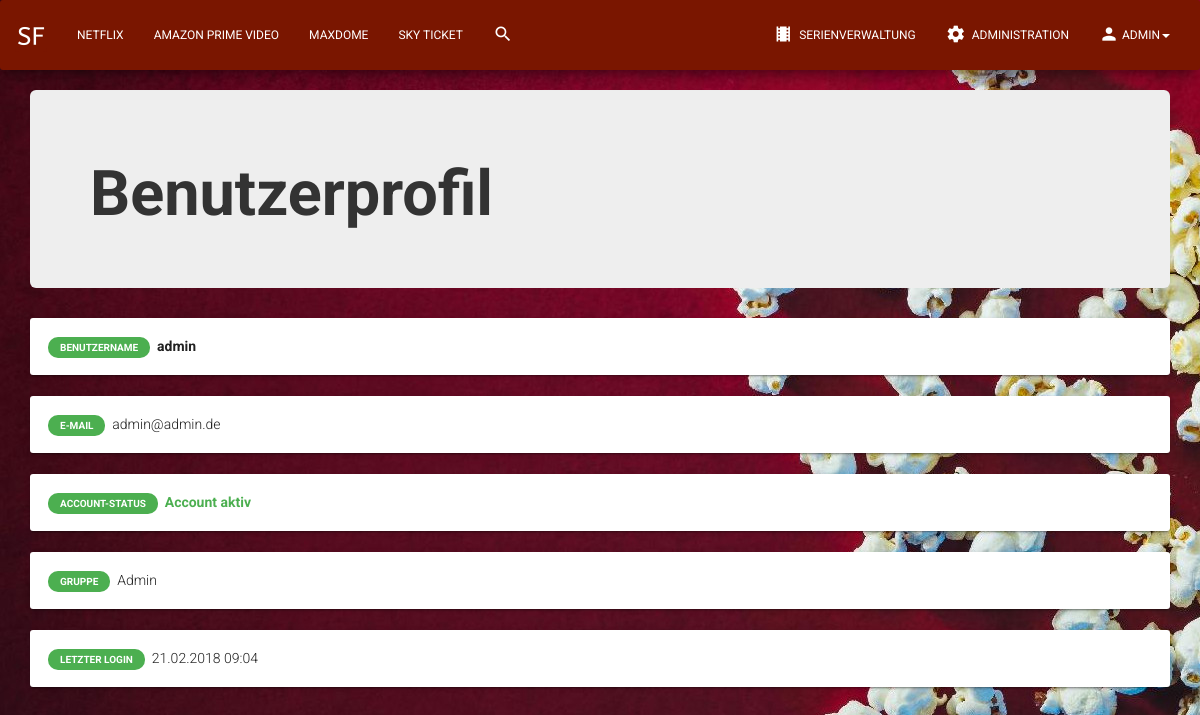
Screenshot of /?p=profile&id=8 (signed in) with the database file from the repository.
### tables this page shows
CREATE TABLE `streaming_services` (
  `id` int(8) NOT NULL,
  `name` varchar(32) NOT NULL,
  `website_link` varchar(64) NOT NULL,
  `price_string` varchar(64) NOT NULL
);

CREATE TABLE `users` (
  `id` int(8) NOT NULL,
  `username` varchar(16) NOT NULL,
  `pw` varchar(64) NOT NULL,
  `email` varchar(32) NOT NULL,
  `account_status` int(8) NOT NULL,
  `group_id` int(8) NOT NULL,
  `last_login` varchar(32) NOT NULL
);

CREATE TABLE `groups` (
  `id` int(8) NOT NULL,
  `name` varchar(16) NOT NULL,
  `perm_level` int(8) NOT NULL
);

### pages/profile.php (the view, shortened to what this page needs)
<div class="jumbotron">
    <h1><strong>Benutzerprofil</strong></h1>
</div>
<div class="card">
    <div class="card-body">
        <label class="label label-success">Benutzername</label>&nbsp;
        <b><?php echo $user['username']; ?></b>
    </div>
</div>
<br><br>
<div class="card">
    <div class="card-body">
        <label class="label label-success">e-Mail</label>&nbsp;
        <?php echo $user['email']; ?>
    </div>
</div>
<br><br>
<div class="card">
    <div class="card-body">
        <label class="label label-success">Account-Status</label>&nbsp;
        <?php echo get_account_status($user['account_status']); ?>
    </div>
</div>
<br><br>
<div class="card">
    <div class="card-body">
        <label class="label label-success">Gruppe</label>&nbsp;
        <?php echo $group['name']; ?>
    </div>
</div>
<br><br>
<div class="card">
    <div class="card-body">
        <label class="label label-success">Letzter Login</label>&nbsp;
        <?php echo get_date($user['last_login']); ?>
    </div>
</div>

### pages/header.php (shortened to what this page needs)
<nav class="navbar navbar-custom" role="navigation">
    <div class="container-fluid">
        <div class="navbar-header">
            <a class="navbar-brand" href="index.php">
                <img src="./images/nav_icon.png" width="32px" height="32px">
            </a>
        </div>
        <div class="collapse navbar-collapse" id="bs-example-navbar-collapse-1">
            <ul class="nav navbar-nav">
                <?php
                    if(isset($_SESSION['user']))
                    {
                        $streaming_services = get_streaming_services();
                        while($service = $streaming_services->fetch_assoc())
                        {
                            ?>
                                <li><a href="?p=service&amp;id=<?php echo $service['id']; ?>"><?php echo $service['name']; ?></a></li>
                            <?php
                        }
                        ?>
                            <li><a href="?p=search"><i class="material-icons">search</i></a></li>
                        <?php
                    }
                ?>
            </ul>
            <ul class="nav navbar-nav navbar-right">
                <?php
                    if(isset($_SESSION['user']))
                    {
                        $user = get_user('username', $_SESSION['user']);
                        $group = get_group('id', $user['group_id']);
                        if($group['perm_level'] < 3) {
                            ?>
                                <li><a href="?p=verwaltung"><i class="material-icons">local_movies</i>&nbsp;Serienverwaltung</a></li>
                                <li><a href="?p=admin"><i class="material-icons">settings</i>&nbsp;Administration</a></li>
                            <?php
                        }
                        ?>
                            <li class="dropdown">
                                <a href="#" class="dropdown-toggle" data-toggle="dropdown">
                                    <i class="material-icons">person</i><?php echo $user['username']; ?><b class="caret"></b>
                                </a>
                            </li>
                        <?php
                    } else{
                        echo '<li><a href="?p=login"><i class="material-icons">person</i>&nbsp;Anmelden</a></li>';
                    }
                ?>
            </ul>
        </div>
    </div>
</nav>

### css/custom.css (style rules this page uses)
body { background-image: url("../images/popcorn1.jpg"); background-color: white; background-attachment: fixed; }
.navbar-custom { background-color: #7a1600; }

### rows the page displays
streaming_services: name "NETFLIX"
streaming_services: name "AMAZON PRIME VIDEO"
streaming_services: name "MAXDOME"
streaming_services: name "SKY TICKET"
users: username "ADMIN", username "admin", email "admin@admin.de", last_login "21.02.2018 09:04"
groups: name "Admin"
